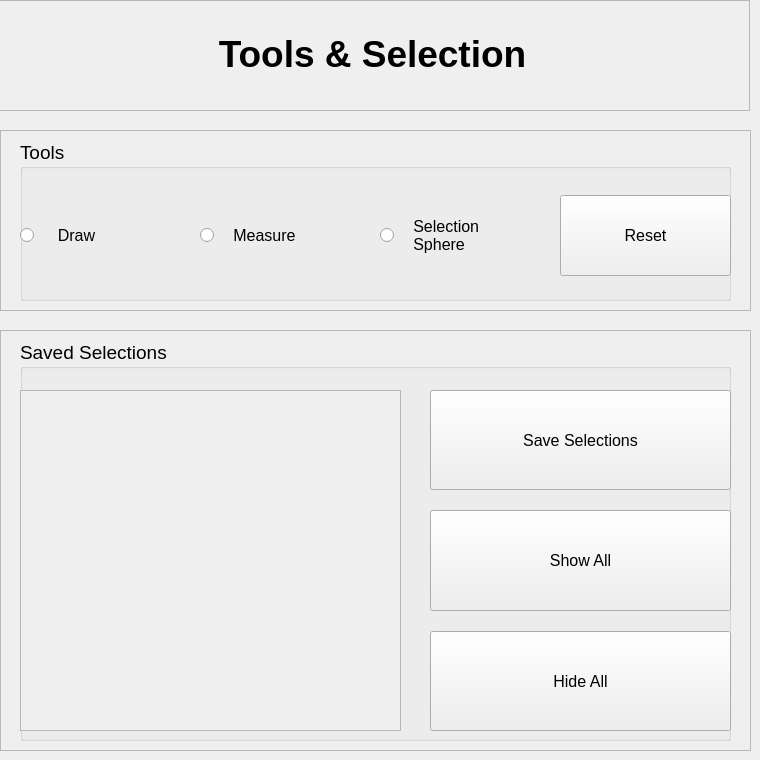
    <widget class="QWidget" name="toolsPage">
     <widget class="QFrame" name="frame_4">
      <property name="geometry">
       <rect>
        <x>0</x>
        <y>130</y>
        <width>751</width>
        <height>181</height>
       </rect>
      </property>
      <property name="frameShape">
       <enum>QFrame::StyledPanel</enum>
      </property>
      <property name="frameShadow">
       <enum>QFrame::Raised</enum>
      </property>
      <widget class="QGroupBox" name="groupBox_7">
       <property name="geometry">
        <rect>
         <x>20</x>
         <y>10</y>
         <width>711</width>
         <height>161</height>
        </rect>
       </property>
       <property name="font">
        <font>
         <pointsize>14</pointsize>
        </font>
       </property>
       <property name="title">
        <string>Tools</string>
       </property>
       <widget class="QWidget" name="horizontalLayoutWidget_2">
        <property name="geometry">
         <rect>
          <x>0</x>
          <y>55</y>
          <width>711</width>
          <height>81</height>
         </rect>
        </property>
        <layout class="QHBoxLayout" name="horizontalLayout">
         <property name="spacing">
          <number>9</number>
         </property>
         <item>
          <widget class="QRadioButton" name="drawButton">
           <property name="sizePolicy">
            <sizepolicy hsizetype="Minimum" vsizetype="Minimum">
             <horstretch>0</horstretch>
             <verstretch>0</verstretch>
            </sizepolicy>
           </property>
           <property name="font">
            <font>
             <pointsize>12</pointsize>
            </font>
           </property>
           <property name="text">
            <string>    Draw</string>
           </property>
          </widget>
         </item>
         <item>
          <widget class="QRadioButton" name="measureButton">
           <property name="sizePolicy">
            <sizepolicy hsizetype="Minimum" vsizetype="Minimum">
             <horstretch>0</horstretch>
             <verstretch>0</verstretch>
            </sizepolicy>
           </property>
           <property name="font">
            <font>
             <pointsize>12</pointsize>
            </font>
           </property>
           <property name="text">
            <string>   Measure</string>
           </property>
          </widget>
         </item>
         <item>
          <widget class="QRadioButton" name="sphereButton">
           <property name="sizePolicy">
            <sizepolicy hsizetype="Minimum" vsizetype="Minimum">
             <horstretch>0</horstretch>
             <verstretch>0</verstretch>
            </sizepolicy>
           </property>
           <property name="font">
            <font>
             <pointsize>12</pointsize>
            </font>
           </property>
           <property name="text">
            <string>   Selection
   Sphere</string>
           </property>
          </widget>
         </item>
         <item>
          <widget class="QPushButton" name="resetButton">
           <property name="sizePolicy">
            <sizepolicy hsizetype="Minimum" vsizetype="Minimum">
             <horstretch>0</horstretch>
             <verstretch>0</verstretch>
            </sizepolicy>
           </property>
           <property name="font">
            <font>
             <pointsize>12</pointsize>
            </font>
           </property>
           <property name="text">
            <string>Reset</string>
           </property>
          </widget>
         </item>
        </layout>
       </widget>
      </widget>
     </widget>
     <widget class="QFrame" name="frame_6">
      <property name="geometry">
       <rect>
        <x>-1</x>
        <y>0</y>
        <width>751</width>
        <height>111</height>
       </rect>
      </property>
      <property name="frameShape">
       <enum>QFrame::StyledPanel</enum>
      </property>
      <property name="frameShadow">
       <enum>QFrame::Raised</enum>
      </property>
      <property name="titleFrame" stdset="0">
       <bool>true</bool>
      </property>
      <widget class="QLabel" name="label_8">
       <property name="geometry">
        <rect>
         <x>-2</x>
         <y>-1</y>
         <width>751</width>
         <height>111</height>
        </rect>
       </property>
       <property name="text">
        <string>&lt;html&gt;&lt;head/&gt;&lt;body&gt;&lt;p align=&quot;center&quot;&gt;&lt;span style=&quot; font-size:28pt; font-weight:600;&quot;&gt;Tools &amp;amp; Selection&lt;/span&gt;&lt;/p&gt;&lt;/body&gt;&lt;/html&gt;</string>
       </property>
      </widget>
     </widget>
     <widget class="QFrame" name="frame_7">
      <property name="geometry">
       <rect>
        <x>0</x>
        <y>330</y>
        <width>751</width>
        <height>421</height>
       </rect>
      </property>
      <property name="frameShape">
       <enum>QFrame::StyledPanel</enum>
      </property>
      <property name="frameShadow">
       <enum>QFrame::Raised</enum>
      </property>
      <widget class="QGroupBox" name="groupBox_8">
       <property name="geometry">
        <rect>
         <x>20</x>
         <y>10</y>
         <width>711</width>
         <height>401</height>
        </rect>
       </property>
       <property name="font">
        <font>
         <pointsize>14</pointsize>
        </font>
       </property>
       <property name="title">
        <string>Saved Selections</string>
       </property>
       <widget class="QWidget" name="layoutWidget">
        <property name="geometry">
         <rect>
          <x>410</x>
          <y>50</y>
          <width>301</width>
          <height>341</height>
         </rect>
        </property>
        <layout class="QVBoxLayout" name="verticalLayout_5">
         <property name="spacing">
          <number>20</number>
         </property>
         <item>
          <widget class="QPushButton" name="saveSelectionsButton">
           <property name="sizePolicy">
            <sizepolicy hsizetype="Minimum" vsizetype="Minimum">
             <horstretch>0</horstretch>
             <verstretch>0</verstretch>
            </sizepolicy>
           </property>
           <property name="font">
            <font>
             <pointsize>12</pointsize>
            </font>
           </property>
           <property name="text">
            <string>Save Selections</string>
           </property>
          </widget>
         </item>
         <item>
          <widget class="QPushButton" name="showAllButton">
           <property name="sizePolicy">
            <sizepolicy hsizetype="Minimum" vsizetype="Minimum">
             <horstretch>0</horstretch>
             <verstretch>0</verstretch>
            </sizepolicy>
           </property>
           <property name="font">
            <font>
             <pointsize>12</pointsize>
            </font>
           </property>
           <property name="text">
            <string>Show All</string>
           </property>
          </widget>
         </item>
         <item>
          <widget class="QPushButton" name="hideAllButton">
           <property name="sizePolicy">
            <sizepolicy hsizetype="Minimum" vsizetype="Minimum">
             <horstretch>0</horstretch>
             <verstretch>0</verstretch>
            </sizepolicy>
           </property>
           <property name="font">
            <font>
             <pointsize>12</pointsize>
            </font>
           </property>
           <property name="text">
            <string>Hide All</string>
           </property>
          </widget>
         </item>
        </layout>
       </widget>
       <widget class="QScrollArea" name="scrollArea">
        <property name="geometry">
         <rect>
          <x>0</x>
          <y>50</y>
          <width>381</width>
          <height>341</height>
         </rect>
        </property>
        <property name="font">
         <font>
          <pointsize>12</pointsize>
          <weight>75</weight>
          <bold>true</bold>
         </font>
        </property>
        <property name="widgetResizable">
         <bool>true</bool>
        </property>
        <widget class="QWidget" name="selectionArea">
         <property name="geometry">
          <rect>
           <x>0</x>
           <y>0</y>
           <width>379</width>
           <height>339</height>
          </rect>
         </property>
         <layout class="QVBoxLayout" name="verticalLayout_9">
          <property name="spacing">
           <number>2</number>
          </property>
         </layout>
        </widget>
       </widget>
      </widget>
     </widget>
    </widget>
